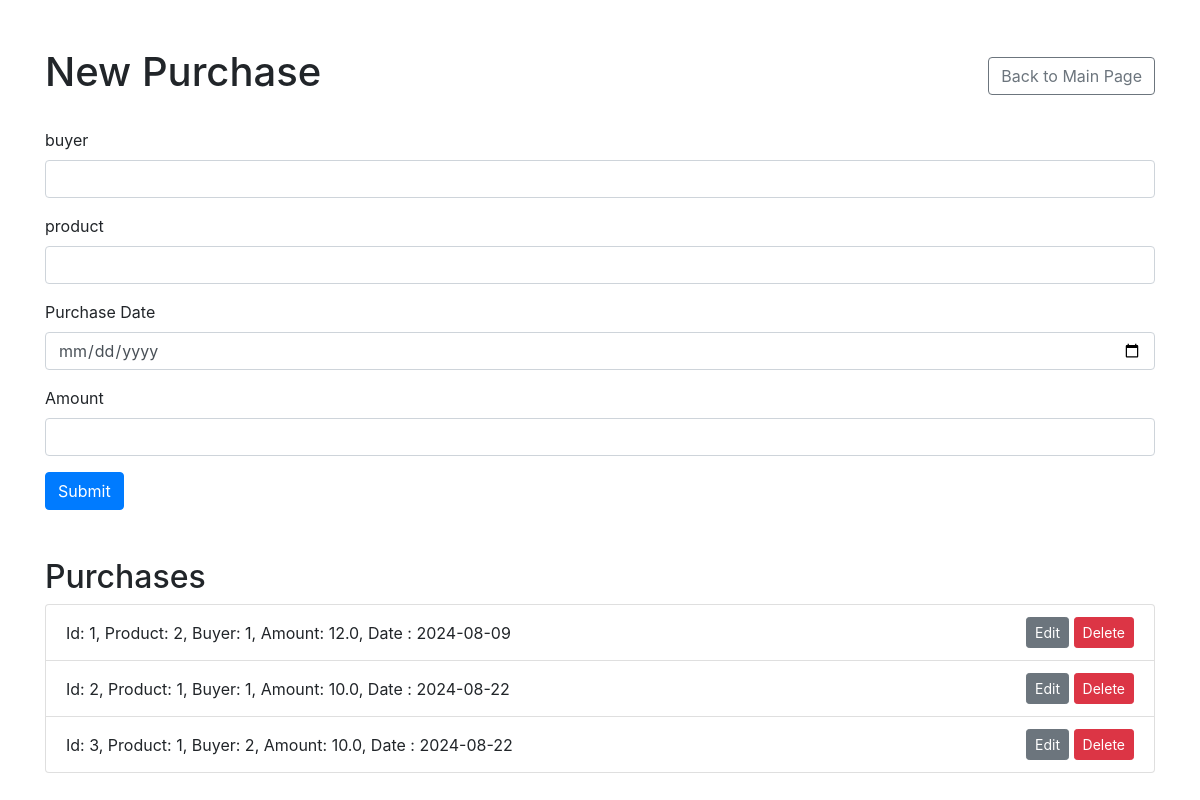
The page /purchases_page on the database its author committed.
### purchase.py (models this page shows, shortened)
class Purchase(db.Model):
    purchase_id = db.Column(db.Integer, primary_key=True)
    buyer_id = db.Column(db.Integer, db.ForeignKey(Buyer.buyer_id), nullable=False)
    product_id = db.Column(db.Integer, db.ForeignKey(Product.product_id), nullable=False)
    amount = db.Column(db.Float, nullable=False)
    purchase_date = db.Column(db.Date)

### purchase.py (the view)
@app.route('/purchases_page', methods=['GET', 'POST'])
def purchases_page():
    form = PurchaseForm()
    if form.validate_on_submit():
        purchase = Purchase(buyer_id=form.buyer.data, product_id=form.product.data,
                            purchase_date=form.purchase_date.data, amount=form.amount.data)
        db.session.add(purchase)
        db.session.commit()
        return redirect(url_for('purchases_page'))
    purchases = Purchase.query.all()
    return render_template('purchases_page.html', form=form, purchases=purchases)

### purchase.py
class PurchaseForm(FlaskForm):
    buyer = IntegerField('buyer', validators=[DataRequired()])
    product = IntegerField('product', validators=[DataRequired()])
    purchase_date = DateField('Purchase Date', validators=[DataRequired()])
    amount = FloatField('Amount', validators=[DataRequired()])
    submit = SubmitField('Submit')

### templates/purchases_page.html (shortened to what this page needs)
<!DOCTYPE html>
<html lang="en">
<head>
    <link href="https://stackpath.bootstrapcdn.com/bootstrap/4.5.2/css/bootstrap.min.css" rel="stylesheet">
</head>
<body>
    <div class="container mt-5">
        <div class="d-flex justify-content-between align-items-center mb-4">
            <h1>New Purchase</h1>
            <a href="{{ url_for('index') }}" class="btn btn-outline-secondary">Back to Main Page</a>
        </div>
        <form method="POST" class="mb-5">
            <div class="form-group">
                {{ form.buyer.label(class="form-label") }}
                {{ form.buyer(class="form-control", size=32) }}
            </div>
            <div class="form-group">
                {{ form.product.label(class="form-label") }}
                {{ form.product(class="form-control", size=32) }}
            </div>
            <div class="form-group">
                {{ form.purchase_date.label(class="form-label") }}
                {{ form.purchase_date(class="form-control", size=32) }}
            </div>
                    <div class="form-group">
                {{ form.amount.label(class="form-label") }}
                {{ form.amount(class="form-control", size=32) }}
            </div>
            {{ form.submit(class="btn btn-primary") }}
        </form>
        <h2>Purchases</h2>
        <ul class="list-group">
            {% for purchase in purchases %}
                <li class="list-group-item d-flex justify-content-between align-items-center">
                    <span>Id: {{ purchase.purchase_id }}, Product: {{ purchase.product_id }}, Buyer: {{ purchase.buyer_id }}, Amount: {{ purchase.amount }}, Date : {{ purchase.purchase_date }}</span>
                    <span>
                        <a href="{{ url_for('update_purchase', purchase_id=purchase.purchase_id) }}" class="btn btn-secondary btn-sm">Edit</a>
                        <form action="{{ url_for('delete_purchase', purchase_id=purchase.purchase_id) }}" method="post" style="display:inline;">
                            <button type="submit" class="btn btn-danger btn-sm">Delete</button>
                        </form>
                    </span>
                </li>
            {% endfor %}
        </ul>
    </div>
</body>
</html>

### rows shown on the page
Purchase: purchase_id "1", product_id "2", buyer_id "1", amount "12.0", purchase_date "2024-08-09"
Purchase: purchase_id "2", product_id "1", buyer_id "1", amount "10.0", purchase_date "2024-08-22"
Purchase: purchase_id "3", product_id "1", buyer_id "2", amount "10.0", purchase_date "2024-08-22"
